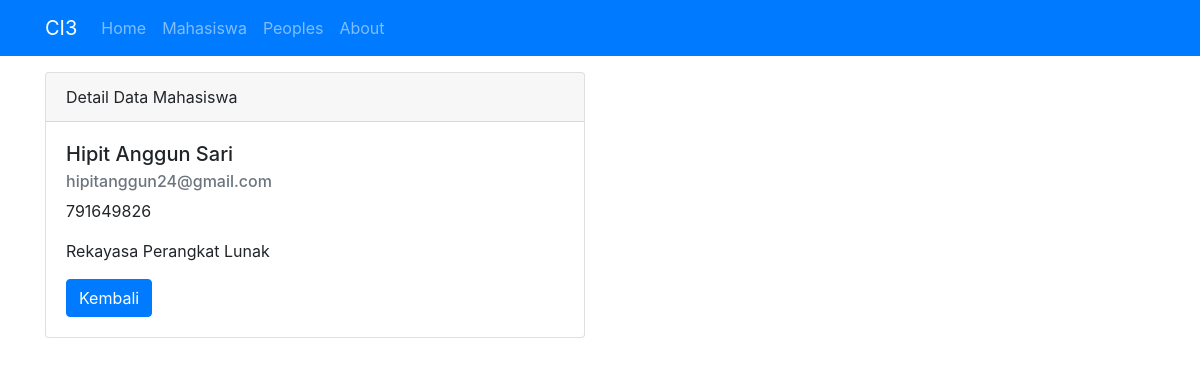
The app's page /mahasiswa/detail/1 with its own data.
### tables this page shows
CREATE TABLE `mahasiswa` (
  `id` int(11) NOT NULL,
  `nama` varchar(100) NOT NULL,
  `nrp` varchar(100) NOT NULL,
  `email` varchar(100) NOT NULL,
  `jurusan` varchar(100) NOT NULL
);

### application/controllers/Mahasiswa.php (called while the page is built, shortened)
<?php
class Mahasiswa extends CI_Controller {
    public function __construct()
{
        $this->load->model('Mahasiswa_model');
        $this->load->library('form_validation');
 }
    public function detail($id)
    {
        $data['judul'] = 'Detail Data Mahasiswa';
        $data['mahasiswa'] = $this->Mahasiswa_model->getMahasiswaById($id);
        $this->load->view('templates/header', $data);
        $this->load->view('mahasiswa/detail', $data);
        $this->load->view('templates/footer');
    }
 }

### index.php (called while the page is built, shortened)
<?php
require_once BASEPATH.'core/CodeIgniter.php';

### application/models/mahasiswa_model.php (called while the page is built, shortened)
<?php
class Mahasiswa_model extends CI_model {
    public function getMahasiswaById($id)
    {
         return $this->db->get_where('mahasiswa', ['id' => $id])->row_array();
    }
}

### application/views/mahasiswa/detail.php (the view)
<div class="container">
    <div class="row mt-3">
        <div class="col-md-6">
            <div class="card">
                <div class="card-header">
                    Detail Data Mahasiswa
              </div>
            <div class="card-body">
                <h5 class="card-title"><?=$mahasiswa['nama']; ?></h5>
                <h6 class="card-subtitle mb-2 text-muted"><?= $mahasiswa
                ['email']; ?></h6>
                <p class="card-text"><?=$mahasiswa['nrp']; ?></p>
                <p class="card-text"><?=$mahasiswa['jurusan']; ?></p>
                <a href="<?= base_url();?>mahasiswa" class="btn btn-primary">Kembali</a>
            </div>
        </div>
        </div>
    </div>
</div>

### records on screen
mahasiswa: nama "Hipit Anggun Sari", email "hipitanggun24@gmail.com", nrp "791649826", jurusan "Rekayasa Perangkat Lunak"
